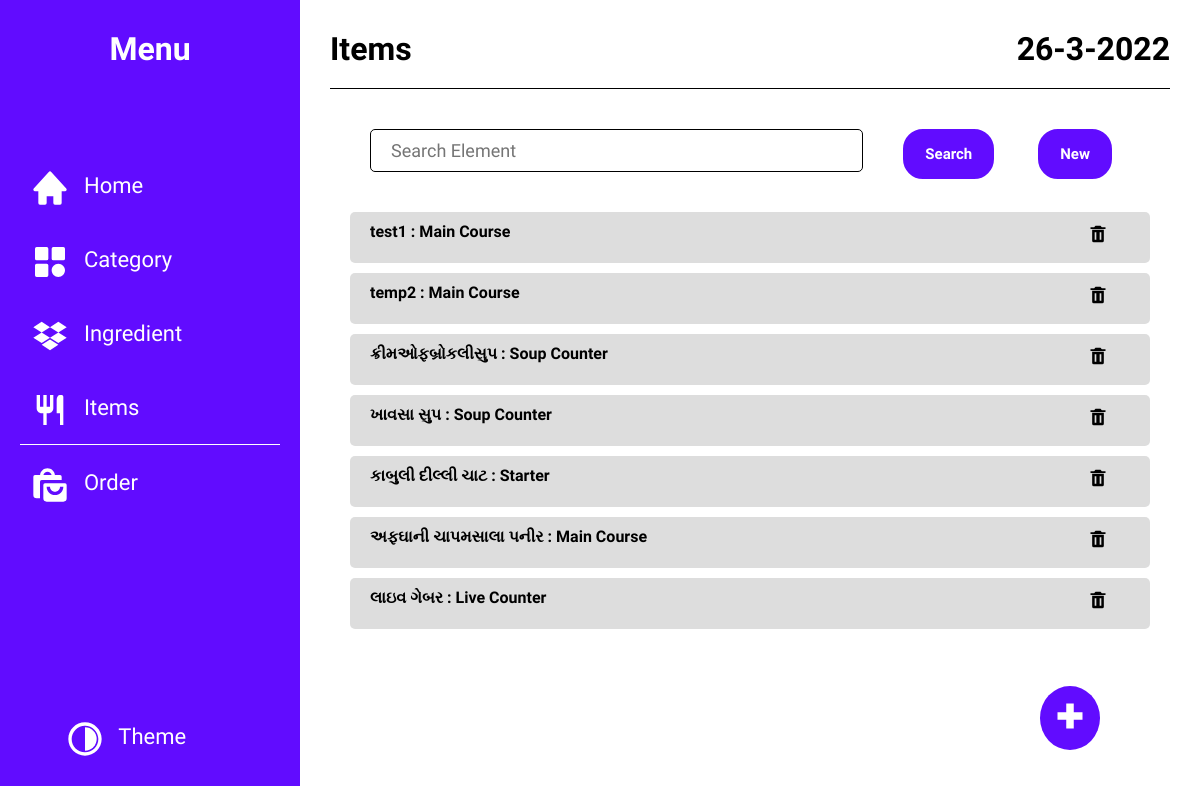
The page /orderInventory/Items/ on the database as committed earlier.
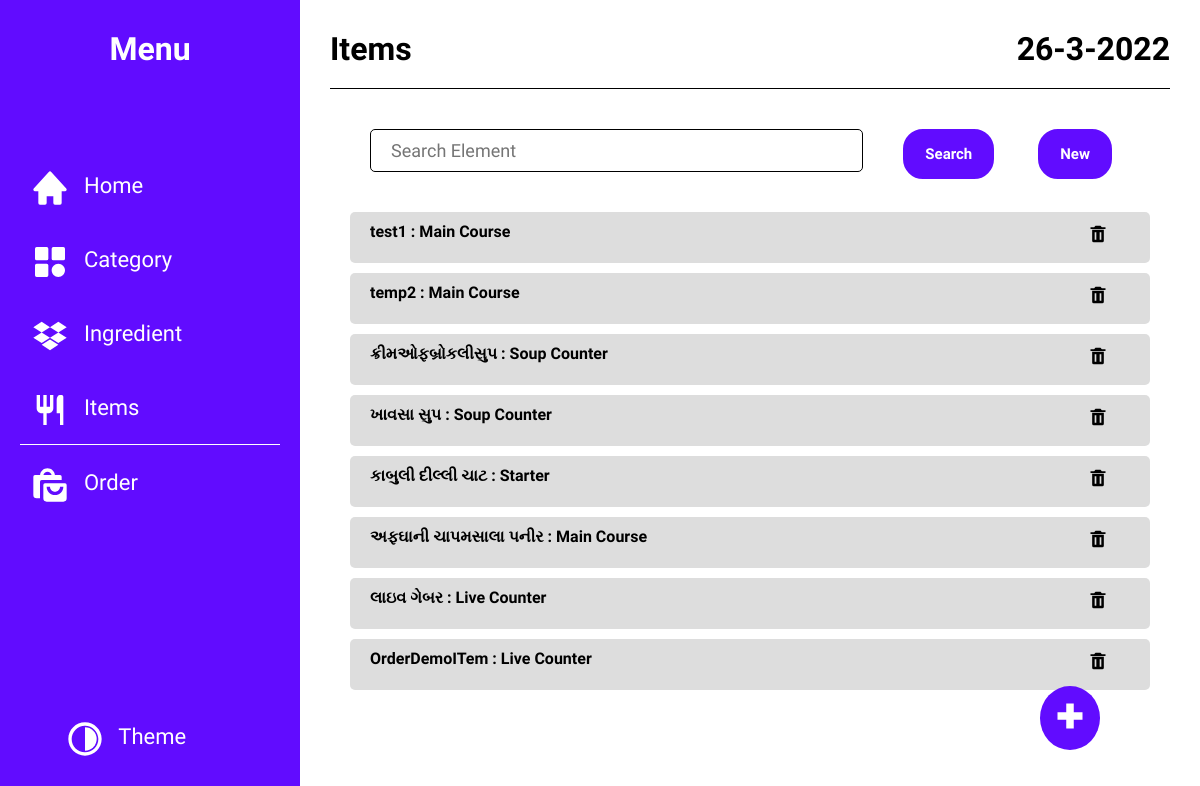
The same page on the database as committed later.
### orderInventory/models.py (models this page shows, shortened)
class ItemIndividual(models.Model):
    name = models.CharField(max_length=64)
    type = models.ForeignKey(
        Type,
        related_name="Item_Type",
        on_delete=models.SET(None),
        null=True,
        blank=True
    )
    createdAt = models.DateTimeField(default=datetime.now)
    modifyAt = models.DateTimeField(blank=True, null=True)

class Type(models.Model):
    type = models.CharField(max_length=32, unique=True)

### orderInventory/views.py (the view)
# urls.py: path('Items/', views.itemsHome, name="items"),
@cache_control(max_age=3600)
def itemsHome(request):
    items = models.ItemIndividual.objects.all()
    ingredients = models.IngredientIndividual.objects.all()
    category = models.Category.objects.all()
    return render(request, 'items.html', {
        "toolbar": True,
        "putPlus": True,
        "active": "items",
        "data": items,
        "options": ingredients,
        "Category": category,
        "queryItem": "item_one",
        "heading": "Items",
    })

### orderInventory/templates/items.html (shortened to what this page needs)
{% extends 'template.html' %}
{% load static %}
{% block heading %}
    {{ heading }}
{% endblock %}
{% block Main %}
<div id="single-section">
    <section class="single-container list-container search-elements">
        {% for i in data %}
        <div class="suggetion-list-item">
            <p class="text" data-itemid="{{ i.id }}" data-queryItem="{{ queryItem }}">{{ i.name }} : {{ i.type.type }} </p>
            <form method="POST" action="{% url 'inventory:delete_items' %}" style="text-align: center" id="deleteFromItems">
                <button class="add button-remove deleteItem">
                <svg xmlns="http://www.w3.org/2000/svg" viewBox="0 0 24 24" >
                    <path d="M6 7H5v13a2 2 0 0 0 2 2h10a2 2 0 0 0 2-2V7H6zm4 12H8v-9h2v9zm6 0h-2v-9h2v9zm.618-15L15 2H9L7.382 4H3v2h18V4z">
                    </path>
                </svg>
                </button>
          </form>
        </div>
        {% endfor %}
    </section>
</div>
{% endblock %}

Rows that differ between the two databases and show on the page:
added ItemIndividual: name "OrderDemoITem", type.type "Live Counter"
